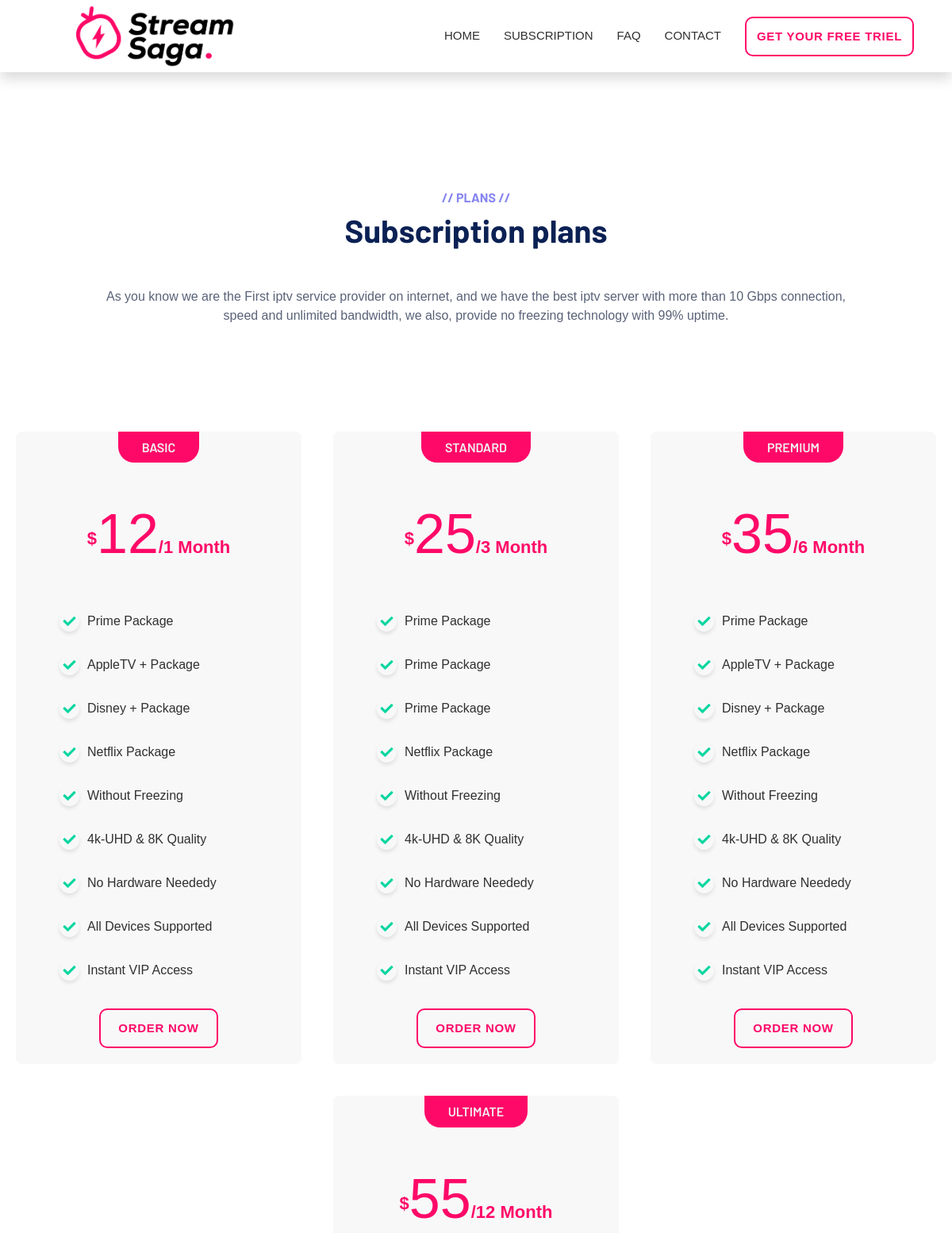
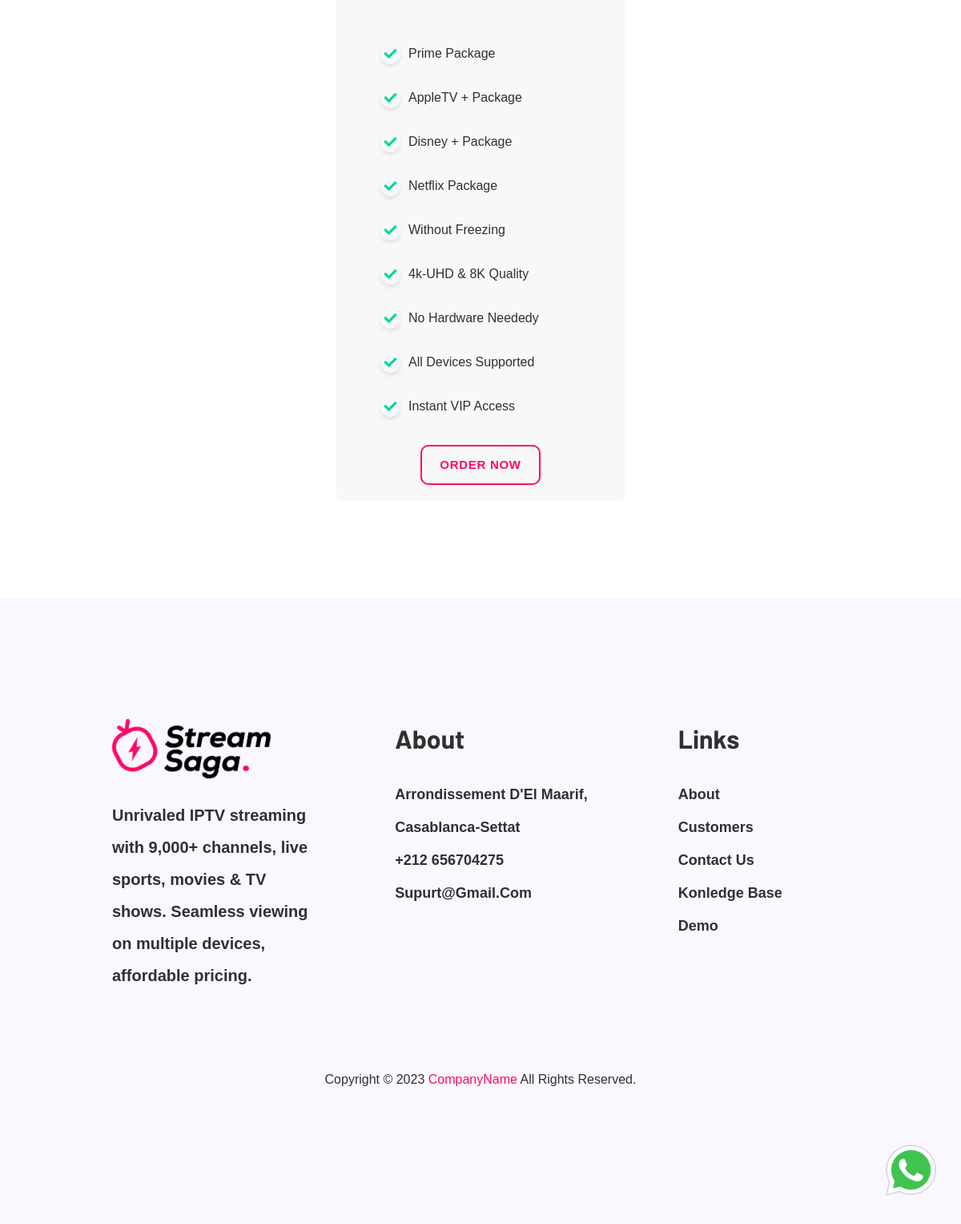
The app's page /subscription/ with its own data (2 pictures, top to bottom).
### myApp/models.py (models this page shows, shortened)
class Price(models.Model):
    my_name = models.CharField(max_length=50 , null=True, blank=True)
    my_price = models.IntegerField(null=True, blank=True)
    month = models.IntegerField(null=True, blank=True)
    Fitur_1 = models.TextField(max_length=150, null=True, blank=True)
    Fitur_2 = models.TextField(max_length=150, null=True, blank=True)
    Fitur_3 = models.TextField(max_length=150, null=True, blank=True)
    Fitur_4 = models.TextField(max_length=150, null=True, blank=True)
    Fitur_5 = models.TextField(max_length=150, null=True, blank=True)
    Fitur_6 = models.TextField(max_length=150, null=True, blank=True)
    Fitur_7 = models.TextField(max_length=150, null=True, blank=True)
    Fitur_8 = models.TextField(max_length=150, null=True, blank=True)
    Fitur_9 = models.TextField(max_length=150, null=True, blank=True)

### myApp/views.py (the view)
# urls.py: path('subscription/',views.subscription, name='subscription'),
def subscription(request):
    context = {
        'prices' : Price.objects.all()
    }
    return render(request, 'pages/Subscription.html', context)

### templates/pages/subscription.html
{% extends 'base.html' %}
{% load static %}
{% block content %}
<div style="margin: 50px 0 100px 0;" class="pricecontainer">
  <div class="container p-5 fadeInUp">
    <div style="padding: 50px 0;" class="text-center wow fadeInUp px-5" data-wow-delay="0.1s">
      <h6 class="text-primary text-uppercase">// Plans //</h6>
  <h1 class="mb-5">Subscription plans </h1>
  <p>As you know we are the First iptv service provider on internet, and we have the best iptv server with more than 10 Gbps connection,
    speed and unlimited bandwidth, we also, provide no freezing technology with 99% uptime.</p>
  </div>
</div>
  <div id="price" class="price-table ">
    {% for price in prices %}
    <div class="price-card wow fadeInUp">
      <h3 class="price-card-header">{{price.my_name}}</h3>
      <div class="price"><sup>$</sup>{{price.my_price}}<span>/{{price.month}} Month</span></div>
      <ul>
        <li><i class="fa fa-check" aria-hidden="true"></i> <span>{{price.Fitur_1}} </span></li>
        <li><i class="fa fa-check" aria-hidden="true"></i> <span> {{price.Fitur_2}}</span></li>
        <li><i class="fa fa-check" aria-hidden="true"></i> <span> {{price.Fitur_3}}</span></li>
        <li><i class="fa fa-check" aria-hidden="true"></i> <span> {{price.Fitur_4}}</span></li>
        <li><i class="fa fa-check" aria-hidden="true"></i><span>{{price.Fitur_5}}</span></li>
        <li><i class="fa fa-check" aria-hidden="true"></i><span>{{price.Fitur_6}}</span> </li>
        <li><i class="fa fa-check" aria-hidden="true"></i><span>{{price.Fitur_7}}</span> </li>
        <li><i class="fa fa-check" aria-hidden="true"></i><span>{{price.Fitur_8}}</span></li>
        <li><i class="fa fa-check" aria-hidden="true"></i><span>{{price.Fitur_9}}</span> </li>
      </ul>
      <button class="btn-pill order-btn">
        <a href="{% url 'payment' %}" class="btn">Order Now</a>
      </button>
    </div>
    {% endfor %}
  </div>
</div>
{% endblock content %}

### templates/base.html (shortened to what this page needs)
{% load static %}
<!DOCTYPE html>
<html lang="en">
<head>
  <link href="https://cdnjs.cloudflare.com/ajax/libs/font-awesome/5.10.0/css/all.min.css" rel="stylesheet">
  <link href="https://cdn.jsdelivr.net/npm/bootstrap-icons@1.4.1/font/bootstrap-icons.css" rel="stylesheet">
  <link rel="stylesheet" href="https://cdn.jsdelivr.net/npm/swiper/swiper-bundle.min.css">
  <link href="{% static 'lib/animate/animate.min.css'%}" rel="stylesheet">
  <link href="{% static 'lib/owlcarousel/assets/owl.carousel.min.css'%}" rel="stylesheet">
  <link href="{% static 'lib/tempusdominus/css/tempusdominus-bootstrap-4.min.css'%}" rel="stylesheet" />
  <link href="{% static 'css/bootstrap.min.css'%}" rel="stylesheet">
  <link href="{% static 'css/style.css'%}" rel="stylesheet">
</head>
<body>
  {% include 'parts/navbar.html' %}
  {% block content %}
  {% endblock content %}
  {% include 'parts/footet.html' %}
    <a style="display:inline-block; position: fixed;  bottom: 30px; right:25px;z-index: 1000;"  href="https://wa.me/+212656704275?text=I'm%20interested%20in%20your%20services" target="_blank">
      <img style="width: 75px;" src="{% static 'img/whatsapp.png' %}" alt="">
    </a>
</body>
</html>

### templates/parts/navbar.html (shortened to what this page needs)
{% load static %}
<nav class="navbar navbar-expand-lg bg-white navbar-light shadow sticky-top px-5">
  <a href="index.html" class="navbar-brand d-flex align-items-center px-4 px-lg-5">
      <img style="width: 200px;" src="{% static 'img/iptvlogo.png' %}" alt="">
  </a>
  <div class="collapse navbar-collapse" id="navbarCollapse">
      <div class="navbar-nav ms-auto p-4 p-lg-0">
          <a href="{% url 'home' %}" class="nav-item nav-link">Home</a>
          <a href="{% url 'subscription' %}" class="nav-item nav-link">Subscription</a>
          <a href="{% url 'faqs' %}" class="nav-item nav-link">FAQ</a>
          <a href="{% url 'contact' %}" class="nav-item nav-link">Contact</a>
      </div>
      <button class="btn-pill">
        <a href="{% url 'subscription' %}" class="btn">Get Your Free Triel</a>
      </button>
  </div>
</nav>

### templates/parts/footet.html
{% load static %}
<footer>
  <section class="inner-footer">
    <ul class="ul-container">
      <li class="item">
        <ul>
          <li>
            <img style="width: 200px;" src="{% static 'img/iptvlogo.png' %}" alt="" class="footer-logo">
          </li>
          <li class="my-4">
            Unrivaled IPTV streaming with
            9,000+ channels, live sports, movies
            & TV shows. Seamless viewing on
            multiple devices, affordable pricing.
          </li>
        </ul>
      </li>
      <li class="item">
        <h3 class="title">about</h3>
        <ul>
          <li><a href="#">arrondissement d'El Maarif, Casablanca-Settat</a></li>
          <li><a href="#">+212 656704275</a></li>
          <li><a href="#">supurt@gmail.com</a></li>
        </ul>
      </li>
      <li class="item ">
        <h3 class="title">links</h3>
        <ul>
          <li><a href="#">about</a></li>
          <li><a href="#">customers</a></li>
          <li><a href="#">contact us</a></li>
          <li><a href="#">konledge base</a></li>
          <li><a href="#">demo</a></li>
        </ul>
      </li>
    </ul>
    <div class="copyright">
      Copyright &copy; <script>document.write(new Date().getFullYear())</script><a href="#"> CompanyName </a>  All Rights Reserved.
    </div>
  </section>
</footer>

### iptv/static/css/style.css (style rules this page uses)
:root { --primary: #FE0968; --secondary: #bd4ffe; --light: #FAF7FF; --dark: #303030; }
* { margin: 0; box-sizing: border-box; padding: 0; text-decoration: none; list-style: none; font-family: nexa, sans-serif; outline: none; }
.btn-pill { position: relative; margin: 0; padding: 5px 0px; height: 50px; min-width: 150px; outline: none; text-decoration: none; display: flex; justify-content: space-around; cursor: pointer; text-transform: uppercase; background-color: transparent; border: 2px solid var(--primary); border-radius: 10px; color: var(--primary); z-index: 0; overflow: hidden; transition: all 0.3s cubic-bezier(0.02, 0.01, 0.47, 1); }
.btn-pill a { color: var(--primary); font-size: 15px; font-weight: bold; letter-spacing: 0.7px; }
.btn-pill:before, .btn-pill:after { position: absolute; right: 0; bottom: 0; width: 100px; height: 100px; border-radius: 50%; background: #FE0968; content: ""; opacity: 0; transition: transform 0.15s cubic-bezier(0.02, 0.01, 0.47, 1), opacity 0.15s cubic-bezier(0.02, 0.01, 0.47, 1); z-index: -1; transform: translate(100%, -25%) translate3d(0, 0, 0); }
.navbar-light .navbar-nav .nav-link { margin-right: 30px; padding: 25px 0; color: #FFFFFF; font-size: 15px; text-transform: uppercase; outline: none; }
.navbar-light .navbar-brand, .navbar-light a.btn { height: 75px; }
.navbar-light .navbar-nav .nav-link { color: var(--dark); font-weight: 500; }
.navbar-light.sticky-top { top: -100px; transition: .5s; }
:root { --color-primary-purple: var(--secondary); --color-primary-light-gray-500: hsl(217, 19%, 35%); --color-primary-blue: hsl(219, 29%, 14%); --color-primary-white: hsl(0, 0%, 100%); --color-neutral-light-gray-300: hsl(0, 0%, 81%); --color-neutral-light-gray-200: hsl(210, 46%, 95%); }
.pricecontainer { display: flex; flex-direction: column; min-height: 100vh; align-items: center; }
.price-table { display: flex; flex-wrap: wrap; justify-content: space-around; width: min(1600px, 100%); margin: auto; }
.price-card { flex: 1; max-width: 360px; background: #f8f8f8; margin: 20px 10px; text-align: center; overflow: hidden; cursor: pointer; border-radius: 8px; transition: .2s linear; color: var(--dark); padding: 0 40px; }
.price-card-header { background: var(--primary); display: inline-block; padding: 10px 30px; color: #f1f1f1; font-size: 16px; border-radius: 0 0 20px 20px; text-transform: uppercase; font-weight: 600; transition: .4s linear; }
.price { font-size: 70px; margin: 30px 0; color: var(--primary); transition: .2s linear; }
.price sup, .price span { font-size: 22px; font-weight: 700; }
.price-card ul { padding-left: 20 !important; }
.price-card li { display: flex; justify-content: flex-start; align-items: flex-start; list-style: none; font-size: 16px; padding: 15px; text-transform: capitalize; }
.order-btn { margin: 20px auto 20px auto; }
@media screen and (max-width:1200px) { .price-card { flex: 50%; } }
.fa-check { width: 25px; height: 25px; text-align: center; line-height: 25px; border-radius: 50%; box-shadow: 0px 3px 5px rgba(0, 0, 0, .1); margin-right: 10px; }
.fa-check { color: #06d6a0; justify-self: flex-start !important; }
footer { position: relative; width: 100%; min-height: 50vh; display: flex; justify-content: center; align-items: center; flex-direction: column; background-color: var(--light); padding: 150px 0; }
.inner-footer { width: 85%; height: 100%; display: flex; gap: 40px; flex-direction: column; }
.ul-container { display: flex; gap: 40px; flex-wrap: wrap; }
.item { min-width: 250px; width: 25%; display: flex; flex-direction: column; flex: 1; row-gap: 15px; padding-left: 50px !important; }
.title { font-size: 2em; font-weight: bold; text-transform: capitalize; padding: 7px 0; color: var(--dark); }
ul { padding: 0 !important; }
.item ul li { line-height: 2em; list-style: none; font-weight: 600; font-size: 20px; color: var(--dark); }
.item ul li a { text-decoration: none; color: var(--dark); font-size: 18px; text-transform: capitalize; }
.copyright { display: block; height: 60px; text-align: center; line-height: 60px; color: var(--dark); font-size: 16px; font-weight: 500; }
.copyright a { color: var(--primary); }

### records on screen
Price: my_name "BASIC", my_price "12", month "1", Fitur_1 "Prime Package", Fitur_2 "AppleTV + Package", Fitur_3 "Disney + Package", Fitur_4 "Netflix Package", Fitur_5 "Without Freezing", Fitur_6 "4k-UHD & 8K Quality", Fitur_7 "No Hardware Neededy", Fitur_8 "All Devices Supported", Fitur_9 "Instant VIP Access"
Price: my_name "STANDARD", my_price "25", month "3", Fitur_1 "Prime Package", Fitur_2 "Prime Package", Fitur_3 "Prime Package", Fitur_4 "Netflix Package", Fitur_5 "Without Freezing", Fitur_6 "4k-UHD & 8K Quality", Fitur_7 "No Hardware Neededy", Fitur_8 "All Devices Supported", Fitur_9 "Instant VIP Access"
Price: my_name "PREMIUM", my_price "35", month "6", Fitur_1 "Prime Package", Fitur_2 "AppleTV + Package", Fitur_3 "Disney + Package", Fitur_4 "Netflix Package", Fitur_5 "Without Freezing", Fitur_6 "4k-UHD & 8K Quality", Fitur_7 "No Hardware Neededy", Fitur_8 "All Devices Supported", Fitur_9 "Instant VIP Access"
Price: my_name "ULTIMATE", my_price "55", month "12", Fitur_1 "Prime Package", Fitur_2 "AppleTV + Package", Fitur_3 "Disney + Package", Fitur_4 "Netflix Package", Fitur_5 "Without Freezing", Fitur_6 "4k-UHD & 8K Quality", Fitur_7 "No Hardware Neededy", Fitur_8 "All Devices Supported", Fitur_9 "Instant VIP Access"
